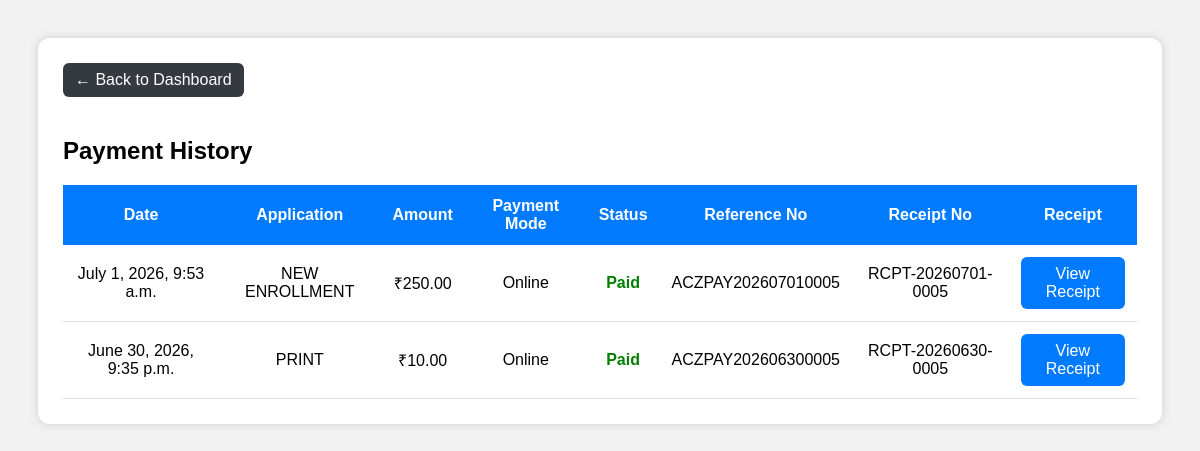
Page /payment-history/ (signed in) on the committed database.
### customers_app/models.py (models this page shows, shortened)
class PaymentHistory(models.Model):
    application = models.ForeignKey(
        Application,
        on_delete=models.CASCADE,
        related_name="payment_history"
    )
    amount = models.DecimalField(max_digits=10, decimal_places=2)
    payment_mode = models.CharField(max_length=20)
    payment_status = models.CharField(max_length=20)
    payment_reference_no = models.CharField(max_length=50, blank=True, null=True)
    receipt_no = models.CharField(max_length=50, blank=True, null=True)
    created_at = models.DateTimeField(auto_now_add=True)

class Application(models.Model):
    STATUS_CHOICES = [
        ('Pending', 'Pending'),
        ('Submitted', 'Submitted'),
        ('In Process', 'In Process'),
        ('Approved', 'Approved'),
        ('Rejected', 'Rejected'),
        ('Delivered', 'Delivered'),
    ]
    PAYMENT_STATUS_CHOICES = [
        ("Unpaid", "Unpaid"),
        ("Paid", "Paid"),
    ]
    PAYMENT_MODE_CHOICES = [
        ("Cash", "Cash"),
        ("Online", "Online"),
    ]
    customer = models.ForeignKey(Customer, on_delete=models.CASCADE)
    part = models.ForeignKey(
        ApplicationPart,
        on_delete=models.SET_NULL,
        null=True,
        blank=True
    )
    sub_part = models.ForeignKey(
        ApplicationSubPart,
        on_delete=models.SET_NULL,
        null=True,
        blank=True
    )
    application_name = models.CharField(max_length=100)
    application_no = models.CharField(max_length=100)
    application_date = models.DateField()
    amount = models.DecimalField(max_digits=10, decimal_places=2, default=0)
    paid_amount = models.DecimalField(max_digits=10, decimal_places=2, default=0)
    due_amount = models.DecimalField(max_digits=10, decimal_places=2, default=0)
    payment_status = models.CharField(
        max_length=20,
        choices=PAYMENT_STATUS_CHOICES,
        default="Unpaid"
    )
    payment_mode = models.CharField(
        max_length=20,
        choices=PAYMENT_MODE_CHOICES,
        default="Cash"
    )
    payment_reference_no = models.CharField(
    max_length=50,
    unique=False,
    blank=True,
    null=True
)
    receipt_no = models.CharField(
    max_length=100,
    unique=False,
    blank=True,
    null=True
)
    razorpay_order_id = models.CharField(
        max_length=100,
        blank=True,
        null=True
    )
    razorpay_payment_id = models.CharField(
        max_length=100,
        blank=True,
        null=True
    )
    razorpay_signature = models.CharField(
        max_length=200,
        blank=True,
        null=True
    )
    status_updated_at = models.DateTimeField(auto_now=True)
    delivery_date = models.DateTimeField(null=True, blank=True)
    status = models.CharField(
        max_length=20,
        choices=STATUS_CHOICES,
        default='Pending'
    )
    remarks = models.TextField(blank=True)

### customers_app/views.py (the view)
# urls.py: path('payment-history/', views.payment_history, name='payment_history'),
@login_required
def payment_history(request):
    customer = Customer.objects.get(user=request.user)
    history = PaymentHistory.objects.filter(
        application__customer=customer
    ).order_by("-created_at")
    return render(request, "payment_history.html", {
        "history": history
    })

### templates/payment_history.html (shortened to what this page needs)
<!DOCTYPE html>
<html>
<head>
</head>
<body>
<div class="container">
<a href="/customer-dashboard/" class="btn back">
← Back to Dashboard
</a>
<h2>Payment History</h2>
<table>
<tr>
<th>Date</th>
<th>Application</th>
<th>Amount</th>
<th>Payment Mode</th>
<th>Status</th>
<th>Reference No</th>
<th>Receipt No</th>
<th>Receipt</th>
</tr>
{% for payment in history %}
<tr>
<td>{{ payment.created_at }}</td>
<td>{{ payment.application.application_name }}</td>
<td>₹{{ payment.amount }}</td>
<td>{{ payment.payment_mode }}</td>
<td class="paid">
{{ payment.payment_status }}
</td>
<td>{{ payment.payment_reference_no }}</td>
<td>{{ payment.receipt_no }}</td>
<td>
<a
href="/receipt/{{ payment.application.id }}/"
class="btn">
View Receipt
</a>
</td>
</tr>
{% empty %}
<tr>
<td colspan="8">
No Payment History Found
</td>
</tr>
{% endfor %}
</table>
</div>
</body>
</html>

### templates/payment_history.html (style rules this page uses)
body { font-family:Arial; background:#f2f2f2; padding:30px; }
.container { background:white; padding:25px; border-radius:12px; box-shadow:0 0 10px #ccc; }
h2 { margin-bottom:20px; }
table { width:100%; border-collapse:collapse; }
th { background:#007bff; color:white; padding:12px; }
td { padding:12px; text-align:center; border-bottom:1px solid #ddd; }
.paid { color:green; font-weight:bold; }
.btn { display:inline-block; padding:8px 12px; background:#007bff; color:white; text-decoration:none; border-radius:6px; }
.back { background:#343a40; margin-bottom:20px; }

### rows in the picture
PaymentHistory: created_at "July 1, 2026, 9:53 a.m.", application.application_name "NEW ENROLLMENT", amount "250.00", payment_mode "Online", payment_status "Paid", payment_reference_no "ACZPAY202607010005", receipt_no "RCPT-20260701-0005"
PaymentHistory: created_at "June 30, 2026, 9:35 p.m.", application.application_name "PRINT", amount "10.00", payment_mode "Online", payment_status "Paid", payment_reference_no "ACZPAY202606300005", receipt_no "RCPT-20260630-0005"
